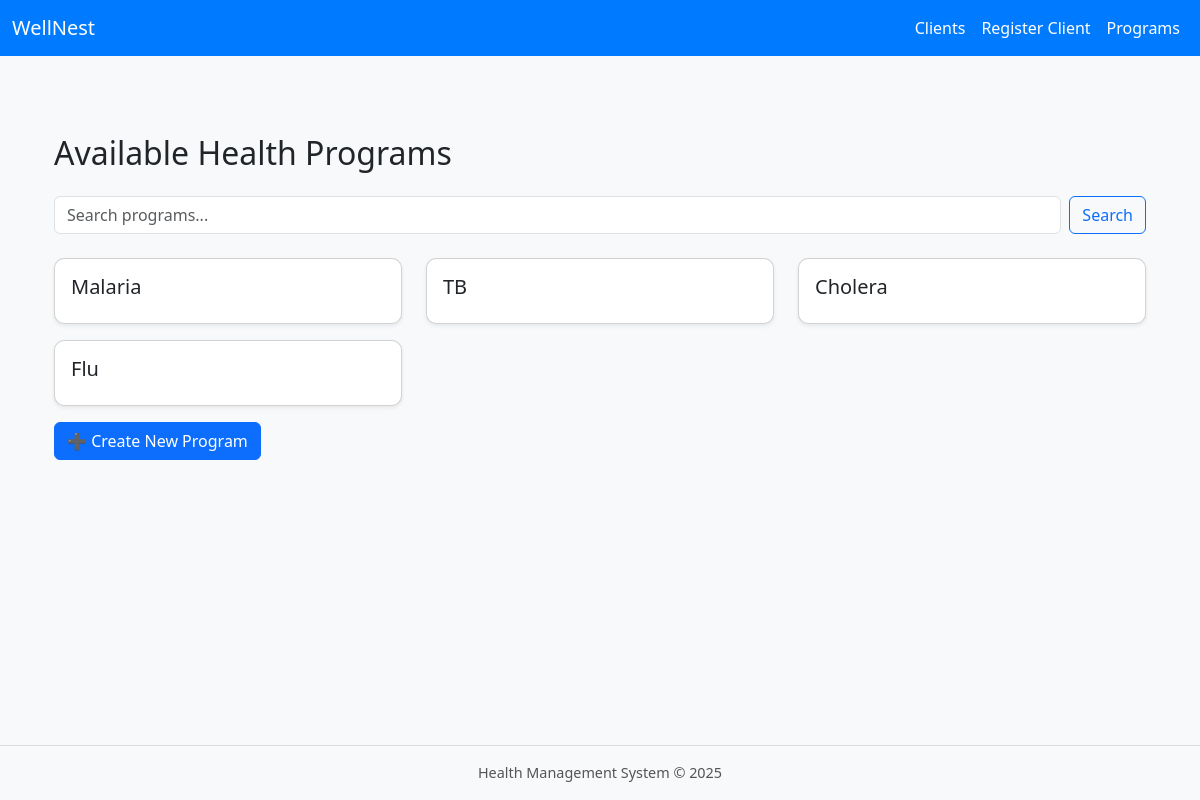
The app's page /programs/ (signed in) with its own data.
### health/models.py (models this page shows, shortened)
class HealthProgram(models.Model):
    name = models.CharField(max_length=100, unique=True)

### health/views.py (the view)
# urls.py: path('programs/', views.program_list, name='program_list'),
@login_required
def program_list(request):
    query = request.GET.get('q')
    if query:
        programs = HealthProgram.objects.filter(name__icontains=query)
    else:
        programs = HealthProgram.objects.all()
    for program in programs:
        program.client_count = program.clients.count()
    return render(request, 'program_list.html', {'programs': programs})

### health/templates/program_list.html
{% extends "base.html" %}
{% block content %}
<div class="container">
    <h2 class="mb-4">Available Health Programs</h2>
    <form method="get" class="mb-4 d-flex" role="search">
        <input type="text" name="q" class="form-control me-2" placeholder="Search programs..." value="{{ query|default:'' }}">
        <button type="submit" class="btn btn-outline-primary">Search</button>
    </form>
    <div class="row">
        {% for program in programs %}
        <div class="col-md-4 mb-3">
            <div class="card shadow-sm p-3">
                <h5>{{ program.name }}</h5>
            </div>
        </div>
        {% empty %}
        <p class="text-muted">No programs available.</p>
        {% endfor %}
    </div>
    <div class="d-flex justify-content-between align-items-center mb-4">
        <a href="{% url 'program_create' %}" class="btn btn-primary">➕ Create New Program</a>
    </div>
</div>
{% endblock %}

### health/templates/base.html (style rules this page uses)
body { background-color: #f8f9fa; }
.container { padding-top: 30px; }
.card { border-radius: 10px; }

### records on screen
HealthProgram: name "Malaria"
HealthProgram: name "TB"
HealthProgram: name "Cholera"
HealthProgram: name "Flu"
